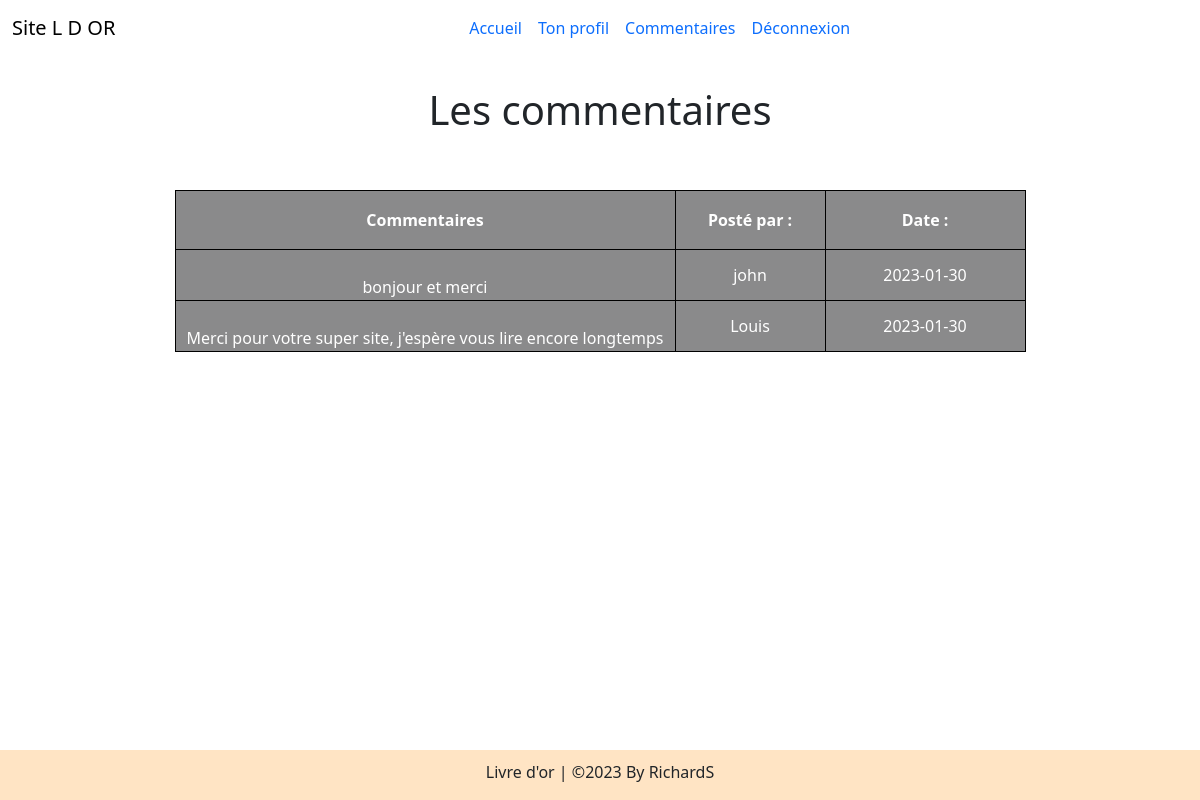
Before: /livre-or.php (signed in) with the older database file.
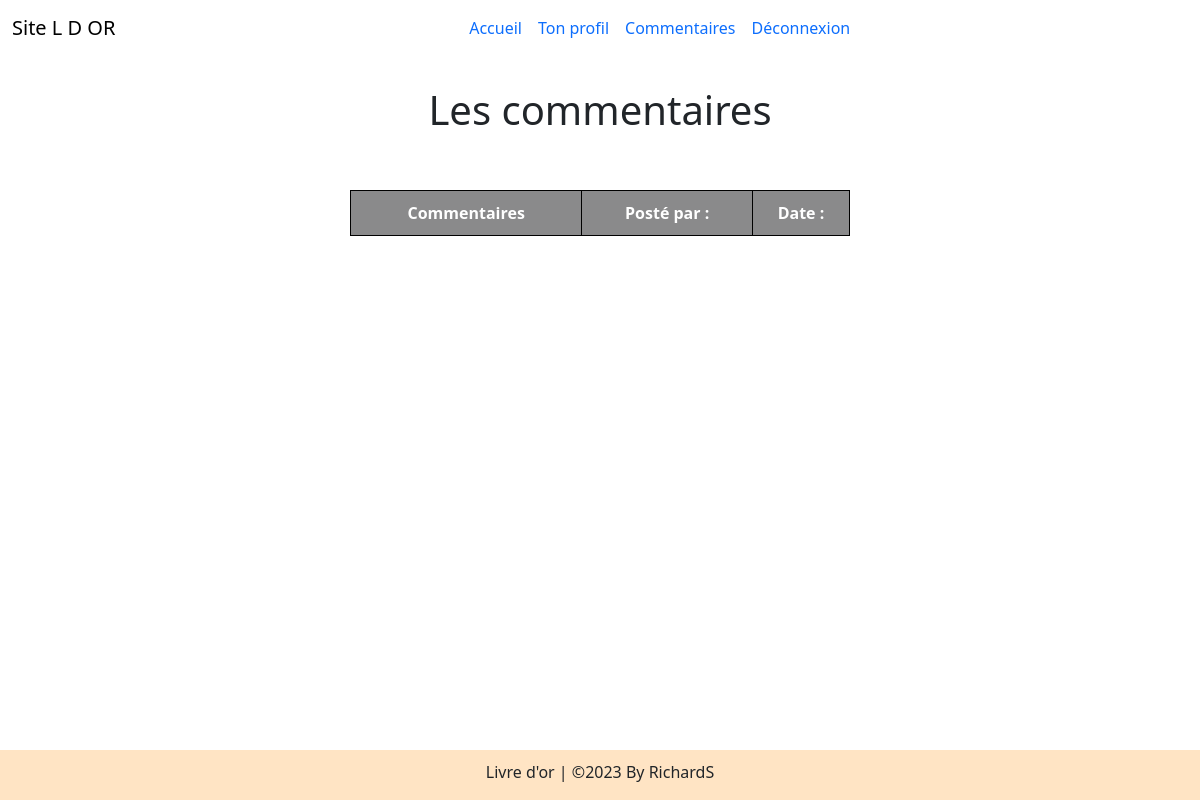
After: the same page with the newer database file.
### tables this page shows
CREATE TABLE `commentaires` (
  `id` int(11) NOT NULL,
  `commentaire` text NOT NULL,
  `id_utilisateur` int(11) NOT NULL,
  `date` datetime NOT NULL
);

CREATE TABLE `utilisateurs` (
  `id` int(11) NOT NULL,
  `login` varchar(255) NOT NULL,
  `password` varchar(255) NOT NULL
);

### livre-or.php (the view, shortened to what this page needs)
<?php
include('connect.php');
include('header.php');
include('footer.php');
?>
<body class="pagelivreor">
<?php
    if (isset($_SESSION['login']) == TRUE) {?>
    <nav class="navbar navbar-expand-lg bg-body-tertiary">
  <div class="container-fluid">
    <a class="navbar-brand" href="#">Site L D OR</a>
    <div class="collapse navbar-collapse" id="navbarNav">
      <ul class="navbar-nav mx-auto">
        <li class="nav-item">
          <a class="nav-link active" aria-current="page" href="index.php">Accueil</a>
        </li>
        <li class="nav-item">
          <a class="nav-link" href="profil.php">Ton profil</a>
        </li>
        <li class="nav-item">
          <a class="nav-link" href="commentaire.php">Commentaires</a>
        </li>
        <li class="nav-item">
          <a class="nav-link" href="deconnexion.php">Déconnexion</a>
        </li>
        </ul>
    </div>
  </div>
</nav>
      <?php
  }
  ?>
  <?php
$req = $pdo->query("SELECT login,commentaire, date FROM commentaires INNER JOIN utilisateurs ON utilisateurs.id = commentaires.id_utilisateur ORDER BY date DESC ");
?>
    <h1>Les commentaires</h1><br><br>
    <table  class="formu">
        <thead>
            <tr style="border:1px solid black;" >
                <th style="border:1px solid black;text-align:center;padding:2%;">Commentaires</th>
                <th style="border:1px solid black;text-align:center;">Posté par :</th>
                <th style="border:1px solid black;text-align:center;">Date :</th>
            </tr>
        </thead>
        <?php
        while($res = $req->fetch()){
        ?>
            <tbody>
                <tr>
                    <td style="border:1px solid black; text-align:center;min-width:500px;"><?php echo "<br>". $res['commentaire'] ?></td>
                    <td style="border:1px solid black; text-align:center;min-width:150px"><?php echo  $res['login'] ?></td>
                    <td style="border:1px solid black; text-align:center;min-width:200px;"><?php echo $res['date'] ?></td>
                </tr>
            </tbody>
        <?php
        }
        ?>
    </table>
</body>
</html>

### header.php (shortened to what this page needs)
<!DOCTYPE html>
<html lang="en">
<head>
    <link href="https://cdn.jsdelivr.net/npm/bootstrap@5.1.3/dist/css/bootstrap.min.css" rel="stylesheet">
    <link rel="stylesheet" href="style.css">
</head>
<body>

### footer.php (shortened to what this page needs)
<!DOCTYPE html>
<html lang="en">
<head>
    <link href="https://cdn.jsdelivr.net/npm/bootstrap@5.1.3/dist/css/bootstrap.min.css" rel="stylesheet">
    <link rel="stylesheet" href="style.css">
</head>
<body>
<footer>
    <div class="container-fluid footer">
        <p>Livre d'or | &copy;2023 By RichardS</p>
    </div>
</footer>
</body>
</html>

### style.css (style rules this page uses)
.pagelivreor { background-image:url('./images/fdretour.png'); background-repeat: no-repeat; }
h1 { margin-top: 30px; text-align: center; }
.formu { text-align: left; width:500px; background-color: #07070a78; color: rgb(255, 255, 255); border-radius: 2px ; padding: 2%; margin: auto; border:1px solid black; }
a { text-decoration:transparent; color: black; }
.footer { background-color:bisque; width:100%; height: 50px; bottom: 0px; position: absolute; }
.footer>p { text-align: center; padding-top:10px; }

Changed rows visible on the page:
removed commentaires: commentaire "bonjour et merci", id_utilisateur.login "john", date "2023-01-30"
removed commentaires: commentaire "Merci pour votre super site, j'espère vous lire encore longtemps", id_utilisateur.login "Louis", date "2023-01-30"
